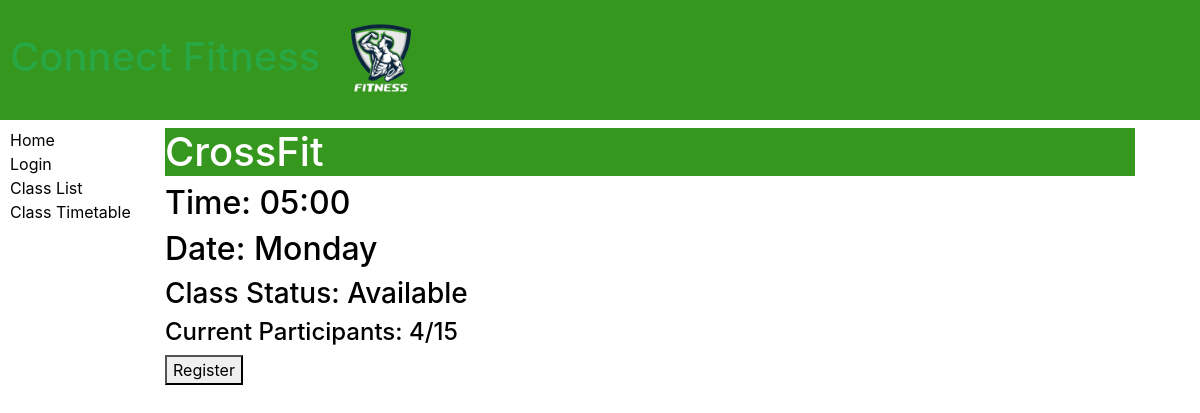
Page /ERP/timetable_class/1 on the committed database.
### ERP/models.py (models this page shows, shortened)
class timetable_class_instance(models.Model):
    gym_class = models.ForeignKey('Gym_class', on_delete=models.RESTRICT, null=True, blank = True)
    time_slot = models.CharField(max_length=5, null=True, blank=True)
    day = models.CharField(max_length = 10,null=True, blank = True)
    Class_status =(
        ("a", "Available"),
        ("c", "Cancelled"),
        ("h", "On Hold"),
    )
    status = models.CharField(max_length=1,choices=Class_status,blank=False,
                              default="a", help_text="Class status")
    max_participants = models.CharField(max_length = 2, null = True , blank = True)
    current_participants = models.CharField(max_length = 2, null = True, blank = True)
    class Meta:
        ordering = ['time_slot', 'day']

class Gym_class(models.Model):
    title = models.CharField(max_length = 100)
    description = models.TextField(max_length=1000)
    archive = models.BooleanField(null = True, default=False)
    class Meta:
        ordering = ['title']

### ERP/views.py (the view)
# urls.py: path("timetable_class/<int:pk>", views.Timetable_Class_detail.as_view(), name="timetable_class"),
class Timetable_Class_detail(generic.DetailView):
    model = timetable_class_instance
    context_object_name = "timetable_class"
    template_name="timetable_class_detail.html"

### ERP/templates/timetable_class_detail.html (shortened to what this page needs)
{% extends "base_generic.html" %}
{% block content %}
{% load static %}
<head >
</head>
<h1>{{timetable_class.gym_class.title}}</h1>
<h2>Time: {{timetable_class.time_slot}}</h2>
<h2>Date: {{timetable_class.day}}</h2>
<h3>Class Status: {{timetable_class.get_status_display}}</h3>
{% if timetable_class.max_participants %}
    <h4>Current Participants: {{timetable_class.current_participants}}/{{timetable_class.max_participants}}</h4>
{% endif %}
<button>Register</button>
{% endblock %}

### ERP/templates/base_generic.html (style rules this page uses)
html { background-color: #ffffff; }
body { visibility: visable; opacity: 1; background-color: #000000; }
h1 { color: #ffffff; background-color: #36971e; }

### rows in the picture
timetable_class_instance: gym_class "CrossFit", time_slot "05:00", day "Monday", status "Available", current_participants "4", max_participants "15"
